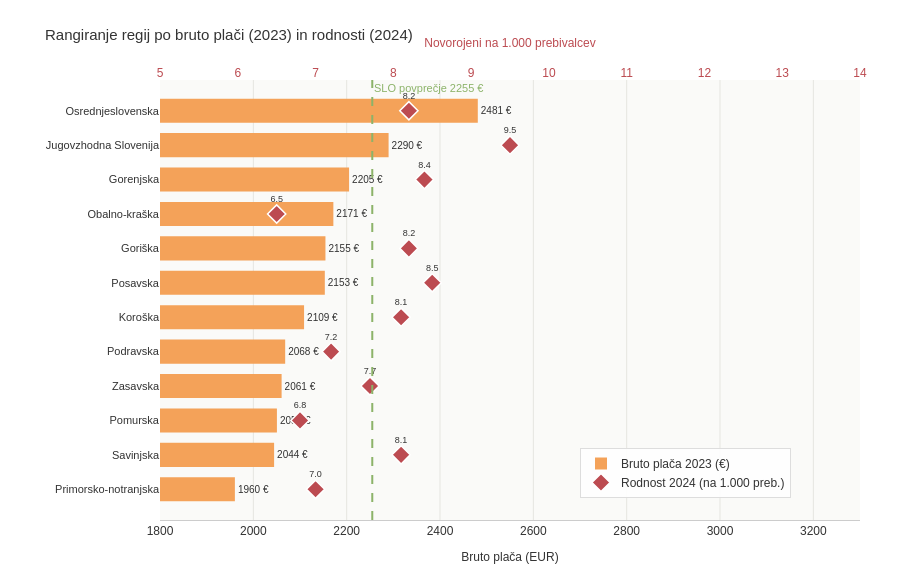

Notebook code cell kept with this figure:
### Markdown cell above
V spodnji analizi raziskujemo povezanost med ekonomsko blaginjo, merjeno s povprečno bruto plačo (2023), in demografskimi trendi, natančneje rodnostjo (2024), po slovenskih statističnih regijah. Cilj je ugotoviti, ali višji prihodki v regiji delujejo kot spodbuden dejavnik za večje število rojstev na 1.000 prebivalcev.

### Code cell
fig = go.Figure()

fig.add_trace(go.Bar(
    x=df_merge["bruto_2023"], y=df_merge["regija"],
    orientation="h",
    marker_color=COLORS["sandy_brown"], marker_line_width=0,
    name="Bruto plača 2023 (€)",
    text=[f"{v:.0f} €" for v in df_merge["bruto_2023"]],
    textposition="outside", textfont=dict(size=10, color="#333333"),
    xaxis="x1",
    hovertemplate="<b>%{y}</b><br>Bruto plača: %{x:.0f} €<extra></extra>"
))

fig.add_trace(go.Scatter(
    x=df_merge["rodnost_2024"], y=df_merge["regija"],
    mode="markers+text",
    marker=dict(size=14, color=COLORS["blushed_brick"], symbol="diamond",
                line=dict(color="white", width=1.5)),
    text=[f"{v:.1f}" for v in df_merge["rodnost_2024"]],
    textposition="top center", textfont=dict(size=9, color="#333333"),
    name="Rodnost 2024 (na 1.000 preb.)",
    xaxis="x2",
    hovertemplate="<b>%{y}</b><br>Rodnost: %{x} ‰<extra></extra>"
))

fig.add_vline(
    x=SLO_BRUTO[2023], line_dash="dash",
    line_color=COLORS["muted_olive"], line_width=2,
    annotation_text=f"SLO povprečje {SLO_BRUTO[2023]:.0f} €",
    annotation_position="top right",
    annotation_font=dict(color=COLORS["muted_olive"], size=11)
)

fig.update_layout(
    title="Rangiranje regij po bruto plači (2023) in rodnosti (2024)",
    height=580, plot_bgcolor="#FAFAF8", paper_bgcolor="white",
    font=dict(family="Arial, sans-serif", size=12, color="#333333"),
    title_font=dict(size=15, color="#333333"),
    xaxis=dict(title="Bruto plača (EUR)", range=[1800, 3300],
               gridcolor="#E5E5E0", showline=True, linecolor="#CCCCCC",
               title_font=dict(size=12, color="#333333"), tickfont=dict(color="#333333")),
    xaxis2=dict(title="Novorojeni na 1.000 prebivalcev", overlaying="x",
                side="top", range=[5, 14], showgrid=False,
                tickcolor=COLORS["blushed_brick"],
                title_font=dict(color=COLORS["blushed_brick"], size=12),
                tickfont=dict(color=COLORS["blushed_brick"])),
    yaxis=dict(tickfont=dict(size=11, color="#333333")),
    legend=dict(x=0.6, y=0.05, bgcolor="rgba(255,255,255,0.9)",
                bordercolor="#DDDDDD", borderwidth=1, font=dict(color="#333333")),
    bargap=0.3, margin=dict(l=160, r=40, t=80, b=60),
)

fig.show()

### Figure 1 — Plotly figure (JSON) as saved in the notebook; plotly's stock layout.template omitted (floating-point values rounded to 4 significant figures)
{"data": [{"hovertemplate": "<b>%{y}</b><br>Bruto plača: %{x:.0f} €<extra></extra>", "marker": {"color": "#F4A259", "line": {"width": 0}}, "name": "Bruto plača 2023 (€)", "orientation": "h", "text": ["1960 €", "2044 €", "2051 €", "2061 €", "2068 €", "2109 €", "2153 €", "2155 €", "2171 €", "2205 €", "2290 €", "2481 €"], "textfont": {"color": "#333333", "size": 10}, "textposition": "outside", "x": [1960.0, 2044.0, 2051.0, 2061.0, 2068.0, 2109.0, 2153.0, 2155.0, 2171.0, 2205.0, 2290.0, 2481.0], "xaxis": "x", "y": ["Primorsko-notranjska", "Savinjska", "Pomurska", "Zasavska", "Podravska", "Koroška", "Posavska", "Goriška", "Obalno-kraška", "Gorenjska", "Jugovzhodna Slovenija", "Osrednjeslovenska"], "type": "bar"}, {"hovertemplate": "<b>%{y}</b><br>Rodnost: %{x} ‰<extra></extra>", "marker": {"color": "#BC4B51", "line": {"color": "white", "width": 1.5}, "size": 14, "symbol": "diamond"}, "mode": "markers+text", "name": "Rodnost 2024 (na 1.000 preb.)", "text": ["7.0", "8.1", "6.8", "7.7", "7.2", "8.1", "8.5", "8.2", "6.5", "8.4", "9.5", "8.2"], "textfont": {"color": "#333333", "size": 9}, "textposition": "top center", "x": [7.0, 8.1, 6.8, 7.7, 7.2, 8.1, 8.5, 8.2, 6.5, 8.4, 9.5, 8.2], "xaxis": "x2", "y": ["Primorsko-notranjska", "Savinjska", "Pomurska", "Zasavska", "Podravska", "Koroška", "Posavska", "Goriška", "Obalno-kraška", "Gorenjska", "Jugovzhodna Slovenija", "Osrednjeslovenska"], "type": "scatter"}], "layout": {"shapes": [{"line": {"color": "#8CB369", "dash": "dash", "width": 2}, "type": "line", "x0": 2255.0, "x1": 2255.0, "xref": "x", "y0": 0, "y1": 1, "yref": "y domain"}], "annotations": [{"font": {"color": "#8CB369", "size": 11}, "showarrow": false, "text": "SLO povprečje 2255 €", "x": 2255.0, "xanchor": "left", "xref": "x", "y": 1, "yanchor": "top", "yref": "y domain"}], "font": {"family": "Arial, sans-serif", "size": 12, "color": "#333333"}, "title": {"text": "Rangiranje regij po bruto plači (2023) in rodnosti (2024)", "font": {"size": 15, "color": "#333333"}}, "xaxis": {"title": {"text": "Bruto plača (EUR)", "font": {"size": 12, "color": "#333333"}}, "tickfont": {"color": "#333333"}, "range": [1800, 3300], "gridcolor": "#E5E5E0", "showline": true, "linecolor": "#CCCCCC"}, "xaxis2": {"title": {"text": "Novorojeni na 1.000 prebivalcev", "font": {"color": "#BC4B51", "size": 12}}, "overlaying": "x", "side": "top", "range": [5, 14], "showgrid": false, "tickcolor": "#BC4B51", "tickfont": {"color": "#BC4B51"}}, "yaxis": {"tickfont": {"size": 11, "color": "#333333"}}, "legend": {"font": {"color": "#333333"}, "x": 0.6, "y": 0.05, "bgcolor": "rgba(255,255,255,0.9)", "bordercolor": "#DDDDDD", "borderwidth": 1}, "margin": {"l": 160, "r": 40, "t": 80, "b": 60}, "height": 580, "plot_bgcolor": "#FAFAF8", "paper_bgcolor": "white", "bargap": 0.3}}
